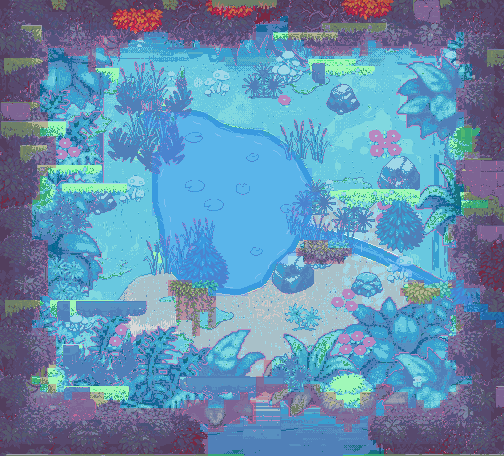

Tiled map render using the project's own tile images. Description and the whole map definition, tile-layer contents included, below:
An orthogonal 63x57 tile map with 8x8 px tiles, 1 tile layer (collision_8px), 1 image layer.

<map version="1.10" tiledversion="1.10.2" orientation="orthogonal" renderorder="right-down" width="63" height="57" tilewidth="8" tileheight="8" infinite="0" nextlayerid="4" nextobjectid="1">
 <properties>
  <property name="moteur" value="RogueEssence / PMDO" />
  <property name="case_lecture_px" type="int" value="24" />
  <property name="viewport" value="320x240" />
 </properties>
 <tileset firstgid="1" source="brosse_collision.tsx" />
 <imagelayer id="1" name="fond">
  <image source="fond.png" width="504" height="456" />
 </imagelayer>
 <layer id="2" name="collision_8px" width="63" height="57" opacity="0.55">
  <data encoding="csv">
2,2,2,2,2,2,2,2,2,2,2,2,2,2,2,2,2,2,2,2,2,2,2,2,2,2,2,2,2,2,2,2,2,2,2,2,2,2,2,2,2,2,2,2,2,2,2,2,2,2,2,2,2,2,2,2,2,2,2,2,2,2,2,
2,2,2,2,2,2,2,2,2,2,2,2,2,2,2,2,2,2,2,2,2,2,2,2,2,2,2,2,2,2,2,2,2,2,2,2,2,2,2,2,2,2,2,2,2,2,2,2,2,2,2,2,2,2,2,2,2,2,2,2,2,2,2,
2,2,2,2,2,2,2,2,2,2,2,2,2,2,2,2,2,2,2,2,2,2,2,2,2,2,2,2,2,2,2,2,2,2,2,1,2,2,2,2,2,2,2,2,2,2,2,2,2,2,2,2,2,2,2,2,2,2,2,2,2,2,2,
2,2,2,2,2,2,2,2,2,2,2,2,2,2,2,2,2,2,2,2,2,2,2,2,2,2,2,2,2,2,2,2,1,1,1,1,2,2,2,2,2,2,2,2,2,2,2,2,2,2,2,2,2,2,2,2,2,2,2,2,2,2,2,
2,2,2,2,2,2,2,2,2,2,2,2,2,2,2,2,2,2,1,1,1,2,2,2,2,2,2,2,2,2,2,2,1,1,1,1,2,2,2,2,2,2,2,2,2,2,2,2,2,2,2,2,2,2,2,2,2,1,2,2,2,2,2,
2,2,2,2,2,2,2,2,2,2,2,2,2,2,2,2,1,1,1,1,1,1,1,2,1,2,2,2,2,2,1,1,1,1,1,1,1,1,2,2,2,2,2,2,2,2,1,2,2,2,2,2,2,2,2,2,1,1,2,2,2,2,2,
2,2,2,2,2,2,1,1,2,2,2,2,1,2,2,1,1,1,1,1,1,1,1,1,1,1,1,1,1,1,1,1,1,1,1,1,1,1,1,2,2,2,2,2,1,2,1,1,1,1,1,1,2,2,2,1,1,2,2,2,2,2,2,
2,2,2,2,2,2,1,1,1,1,1,2,1,1,1,1,1,1,1,1,1,1,1,1,1,1,1,1,1,1,1,1,1,1,1,1,1,1,1,1,1,1,1,1,1,1,1,1,1,1,1,1,1,1,1,1,1,2,2,2,2,2,2,
2,2,2,2,2,2,1,1,1,1,1,2,1,1,1,1,1,1,1,1,1,1,1,1,1,1,1,1,1,1,1,1,1,1,1,1,1,1,1,1,1,1,1,1,1,1,1,1,1,1,1,1,1,1,1,1,1,1,1,2,2,2,2,
2,2,2,2,2,2,1,1,1,1,1,1,1,1,1,1,1,1,1,1,1,1,1,1,1,1,1,1,1,1,1,1,1,1,1,1,1,1,1,1,1,1,1,1,1,1,1,1,1,1,1,1,1,1,1,1,1,1,1,2,2,2,2,
2,2,2,2,2,1,1,1,1,1,1,1,1,1,1,1,1,1,1,1,1,1,1,1,1,1,1,1,1,1,1,1,1,1,1,1,1,1,1,1,1,1,1,1,1,1,1,1,1,1,1,1,1,1,1,1,1,1,2,2,2,2,2,
2,2,2,2,2,1,1,1,1,1,1,1,1,1,1,1,1,1,1,1,1,1,1,1,1,1,1,1,1,1,1,1,1,1,1,1,1,1,1,1,1,1,1,1,1,1,1,1,1,1,1,1,1,1,1,1,1,2,2,2,2,2,2,
2,2,2,2,2,1,1,1,1,1,1,1,1,1,1,1,1,1,1,1,1,1,1,1,1,1,1,1,1,1,1,1,1,1,1,1,1,1,1,1,1,1,1,1,1,1,1,1,1,1,1,1,1,1,1,1,1,2,2,2,2,2,2,
2,2,2,2,2,1,1,1,1,1,1,1,1,1,1,1,1,1,1,1,1,1,1,1,1,1,1,1,1,1,1,1,1,1,1,1,1,1,1,1,1,1,1,1,1,1,1,1,1,1,1,1,1,1,1,1,1,2,2,2,2,2,2,
2,2,2,2,2,2,1,1,1,1,1,1,1,1,1,1,1,1,3,1,3,3,3,3,3,3,1,1,1,1,1,1,1,1,1,1,1,1,1,1,1,1,1,1,1,1,1,1,1,1,1,1,1,1,1,1,1,1,2,2,2,2,2,
2,2,2,2,2,2,1,1,1,1,1,1,1,1,1,1,1,1,3,3,3,3,3,3,3,3,3,3,1,1,1,1,1,1,1,1,1,1,1,1,1,1,1,1,1,1,1,1,1,1,1,1,1,1,1,1,1,1,2,2,2,2,2,
2,2,2,2,2,1,1,1,1,1,1,1,1,1,1,1,1,1,1,1,3,3,3,3,3,3,3,3,3,3,3,3,3,1,1,1,1,1,1,1,1,1,1,1,1,1,1,1,1,1,1,1,1,1,1,1,1,1,1,1,2,2,2,
2,2,2,2,2,2,2,1,1,1,1,1,1,1,1,1,1,1,1,1,3,3,3,3,3,3,3,3,3,3,3,3,3,3,3,1,1,1,1,1,1,1,1,1,1,1,1,1,1,1,1,1,1,1,1,1,1,1,1,2,2,2,2,
2,2,2,2,2,2,2,1,1,1,1,1,1,1,1,1,1,1,1,1,3,3,3,3,3,3,3,3,3,3,3,3,3,3,3,3,1,1,1,1,1,1,1,1,1,1,1,1,1,1,1,1,1,1,1,1,1,1,1,2,2,2,2,
2,2,2,2,2,2,2,1,1,1,1,1,1,1,1,1,1,1,1,3,3,3,3,3,3,3,3,3,3,3,3,3,3,3,3,3,3,1,1,1,1,1,1,1,1,1,1,1,1,1,1,1,1,1,1,1,1,1,2,2,2,2,2,
2,2,2,2,2,2,2,1,1,1,1,1,1,1,1,1,1,1,1,3,3,3,3,3,3,3,3,3,3,3,3,3,3,3,3,3,3,3,1,1,1,1,1,1,1,1,1,1,1,1,1,1,1,1,1,1,1,2,2,2,2,2,2,
2,2,2,2,2,2,1,1,1,1,1,1,1,1,1,1,1,1,1,3,3,3,3,3,3,3,3,3,3,3,3,3,3,3,3,3,3,3,3,1,1,1,1,1,1,1,1,1,1,1,1,1,1,1,1,1,1,2,2,2,2,2,2,
2,2,2,2,2,1,1,1,1,1,1,1,1,1,1,1,1,1,1,3,3,3,3,3,3,3,3,3,3,3,3,3,3,3,3,3,3,3,3,1,1,1,1,1,1,1,1,1,1,1,1,1,1,1,1,1,1,2,2,2,2,2,2,
2,2,2,2,2,1,1,1,1,1,1,1,1,1,1,1,1,1,1,3,3,3,3,3,3,3,3,3,3,3,3,3,3,3,3,3,3,3,3,1,1,1,1,1,1,1,1,1,1,1,1,1,1,1,1,1,1,1,2,2,2,2,2,
2,2,2,2,2,1,1,1,1,1,1,1,1,1,1,1,1,1,1,3,3,3,3,3,3,3,3,3,3,3,3,3,3,3,3,3,3,3,3,3,1,1,1,1,1,1,1,1,1,1,1,1,1,1,1,1,1,1,2,2,2,2,2,
2,2,2,2,1,1,1,1,1,1,1,1,1,1,1,1,1,1,1,3,3,3,3,3,3,3,3,3,3,3,3,3,3,3,3,3,3,3,3,1,1,1,1,1,1,1,1,1,1,1,1,1,1,1,1,1,1,1,1,1,1,2,2,
2,2,2,2,1,1,1,1,1,1,1,1,1,1,1,1,1,1,1,3,3,3,3,3,3,3,3,3,3,3,3,3,3,3,3,3,3,3,3,1,1,1,1,1,1,1,1,1,1,1,1,1,1,1,1,1,1,1,2,2,2,2,2,
2,2,2,2,1,1,1,1,1,1,1,1,1,1,1,1,1,1,1,1,3,3,3,3,3,3,3,3,3,3,3,3,3,3,3,3,3,3,3,1,1,1,1,1,1,1,1,1,1,1,1,1,1,1,1,1,1,2,2,2,2,2,2,
2,2,2,2,1,1,1,1,1,1,1,1,1,1,1,1,1,1,1,1,3,3,3,3,3,3,3,3,3,3,3,3,3,3,3,3,3,3,3,3,1,1,1,1,1,1,1,1,1,1,1,1,1,1,1,1,2,2,2,2,2,2,2,
2,2,2,2,1,1,1,1,1,1,1,1,1,1,1,1,1,1,1,1,3,3,3,3,3,3,3,3,3,3,3,3,3,3,3,3,3,3,3,3,3,3,3,1,1,1,1,1,1,1,1,1,1,1,1,1,2,2,2,2,2,2,2,
2,2,2,2,2,2,1,1,1,1,1,1,1,1,1,1,1,1,1,1,3,3,3,3,3,3,3,3,3,3,3,3,3,3,3,3,3,1,2,2,2,3,3,3,3,3,1,1,1,1,1,1,1,1,1,1,1,2,2,2,2,2,2,
2,2,2,2,2,2,1,1,1,1,1,1,1,1,1,1,1,1,1,1,3,3,3,3,3,3,3,3,3,3,3,3,3,3,3,3,3,2,2,2,2,2,2,2,3,3,3,3,1,1,1,1,1,1,1,1,2,2,2,2,2,2,2,
2,2,2,2,2,2,1,1,1,1,1,1,1,1,1,1,1,1,1,1,1,3,3,3,3,3,3,3,3,3,3,3,3,3,3,3,1,1,2,2,2,2,2,1,1,1,1,3,3,3,1,1,1,1,1,1,2,2,2,2,2,2,2,
2,2,2,2,2,2,1,1,1,1,1,1,1,1,1,1,1,1,1,1,1,3,3,3,3,3,3,3,3,3,3,3,3,3,1,1,1,1,1,1,1,1,1,1,1,1,1,1,1,3,3,3,1,1,1,1,2,2,2,2,2,2,2,
2,2,2,2,2,2,1,1,1,1,1,1,1,1,1,1,1,1,1,1,1,1,3,3,3,3,3,3,3,3,3,3,3,3,1,1,1,1,1,1,1,1,1,1,1,1,1,1,1,1,1,3,3,3,1,1,1,2,2,2,2,2,2,
2,2,2,2,2,2,1,1,1,1,1,1,1,1,1,1,1,1,1,1,1,2,2,2,3,3,3,3,3,3,3,3,3,1,1,1,1,1,1,1,1,1,1,1,1,1,1,1,1,1,1,2,2,3,3,3,2,1,2,2,2,2,2,
2,2,2,2,2,2,1,1,1,1,1,1,1,1,1,1,1,1,1,1,1,2,2,2,2,2,3,3,3,3,3,1,1,1,1,1,1,1,1,1,1,1,1,1,1,1,1,1,1,1,2,2,2,2,2,3,3,3,1,1,2,2,2,
2,2,2,2,2,1,1,1,1,1,1,1,1,1,1,1,1,1,1,1,1,1,2,2,2,2,2,1,1,1,1,1,1,1,1,1,1,1,1,1,1,1,1,1,1,1,1,1,1,1,1,2,2,2,1,1,1,3,3,1,2,2,2,
2,2,2,2,2,1,1,1,1,1,1,1,1,1,1,1,1,1,1,1,1,1,2,2,2,2,2,1,1,1,1,1,1,1,1,1,1,1,1,1,1,1,1,1,1,1,1,1,1,1,1,1,1,1,1,1,1,2,3,3,3,2,2,
2,2,2,2,2,1,1,1,1,1,1,1,1,1,1,1,1,1,1,1,1,1,2,2,2,1,2,1,1,1,1,1,1,1,1,1,1,1,1,1,1,1,1,1,1,1,1,1,1,1,1,1,1,1,1,1,1,2,2,2,3,3,3,
2,2,2,2,1,1,1,1,1,1,1,1,1,1,1,1,1,1,1,1,1,1,1,1,2,1,2,1,1,1,1,1,1,1,1,1,1,1,1,1,1,1,1,1,1,1,1,1,1,1,1,1,1,1,1,1,1,2,2,2,2,2,3,
2,2,2,2,2,2,1,1,1,1,1,1,1,1,1,1,1,1,1,1,1,1,1,1,2,1,1,1,1,1,1,1,1,1,1,1,1,1,1,1,1,1,1,1,1,1,1,1,1,1,1,1,1,1,1,1,1,2,2,2,2,2,2,
2,2,2,2,2,2,2,1,1,1,1,1,1,1,1,1,1,1,1,1,1,1,1,1,1,1,1,1,1,1,1,1,1,1,1,1,1,1,1,1,1,1,1,1,1,1,1,1,1,1,1,1,1,1,1,1,2,2,2,2,2,2,2,
2,2,2,2,2,2,2,1,1,1,1,1,1,1,1,1,1,1,1,1,1,1,1,1,1,1,1,1,1,1,1,1,1,1,1,1,1,1,1,1,1,1,1,1,1,1,1,1,1,1,1,1,1,1,1,1,2,2,2,2,2,2,2,
2,2,2,2,2,2,2,1,1,1,1,1,1,1,1,1,1,1,1,1,1,1,1,1,1,1,1,1,1,1,1,1,1,1,1,1,1,1,1,1,1,1,1,1,1,1,1,1,1,1,1,1,1,1,1,1,2,2,2,2,2,2,2,
2,2,2,2,2,2,2,1,1,1,1,1,1,1,1,1,1,1,1,1,1,1,1,1,1,1,1,1,1,1,1,1,1,2,1,1,1,1,1,1,1,1,1,1,1,1,1,1,1,1,1,1,1,1,1,1,1,2,2,2,2,2,2,
2,2,2,2,2,2,1,1,1,1,1,1,1,1,1,1,1,1,1,1,1,1,1,1,1,1,1,1,1,1,1,1,1,2,1,1,1,1,1,1,1,1,1,1,1,1,1,1,1,1,1,1,1,1,1,1,1,2,2,2,2,2,2,
2,2,2,2,1,2,1,1,1,1,1,1,1,1,1,1,1,1,1,1,1,1,1,1,1,1,1,1,1,1,1,1,2,1,1,1,1,1,1,1,1,1,1,1,1,1,1,1,1,1,1,1,1,1,1,1,1,1,1,2,2,2,2,
2,2,2,2,2,1,2,1,1,1,1,1,1,1,1,1,1,1,1,1,1,1,1,1,1,1,1,1,1,1,1,1,2,2,2,2,1,1,2,2,1,1,1,1,1,1,1,2,2,1,1,1,1,1,1,1,1,2,2,2,2,2,2,
2,2,2,2,2,2,2,2,1,2,2,2,2,1,1,1,1,1,1,1,1,1,1,1,1,1,1,1,1,1,2,1,2,2,2,2,2,2,2,2,2,2,1,1,1,2,2,2,2,2,2,1,1,1,1,1,2,2,2,2,2,2,2,
2,2,2,2,2,2,2,2,2,2,2,2,2,2,2,1,1,1,1,1,1,1,1,2,2,2,1,1,2,2,2,2,1,1,2,1,2,2,2,2,2,2,2,1,1,2,2,1,2,2,2,1,2,1,1,2,2,2,2,2,2,2,2,
2,2,2,2,2,2,2,2,2,2,2,2,2,2,2,2,2,2,2,2,2,2,2,2,2,2,2,2,2,2,2,2,1,1,1,1,2,2,1,1,2,2,2,2,2,2,2,1,2,2,2,2,2,2,2,2,2,2,2,2,2,2,2,
2,2,2,2,2,2,2,2,2,2,2,2,2,2,2,2,2,2,2,2,2,2,2,2,2,2,2,2,2,2,1,2,1,1,1,1,1,1,1,1,1,1,2,2,2,1,2,2,2,2,2,2,2,2,2,2,2,2,2,2,2,2,2,
2,2,2,2,2,2,2,2,2,2,2,2,2,2,2,2,2,2,2,2,2,2,2,2,2,1,2,2,1,1,1,1,1,1,1,1,1,1,1,1,1,1,1,2,1,1,2,2,2,2,2,2,2,2,2,2,2,2,2,2,2,2,2,
2,2,2,2,2,2,2,2,2,2,2,2,2,2,2,2,2,2,2,2,2,2,2,2,2,2,1,1,1,1,1,1,1,1,1,1,1,1,1,1,1,1,1,1,1,1,2,2,2,2,2,2,2,2,2,2,2,2,2,2,2,2,2,
2,2,2,2,2,2,2,2,2,2,2,2,2,2,2,2,2,2,2,2,2,2,2,2,2,2,1,1,1,1,1,1,1,1,1,1,1,1,1,1,1,1,1,1,1,1,1,2,2,2,2,2,2,2,2,2,2,2,2,2,2,2,2,
2,2,2,2,2,2,2,2,2,2,2,2,2,2,2,2,2,2,2,2,2,2,2,2,2,2,1,1,1,1,1,1,1,1,1,1,1,1,1,1,1,1,1,1,1,1,1,1,2,2,2,2,2,2,2,2,2,2,2,2,2,2,2
  </data>
 </layer>
</map>
